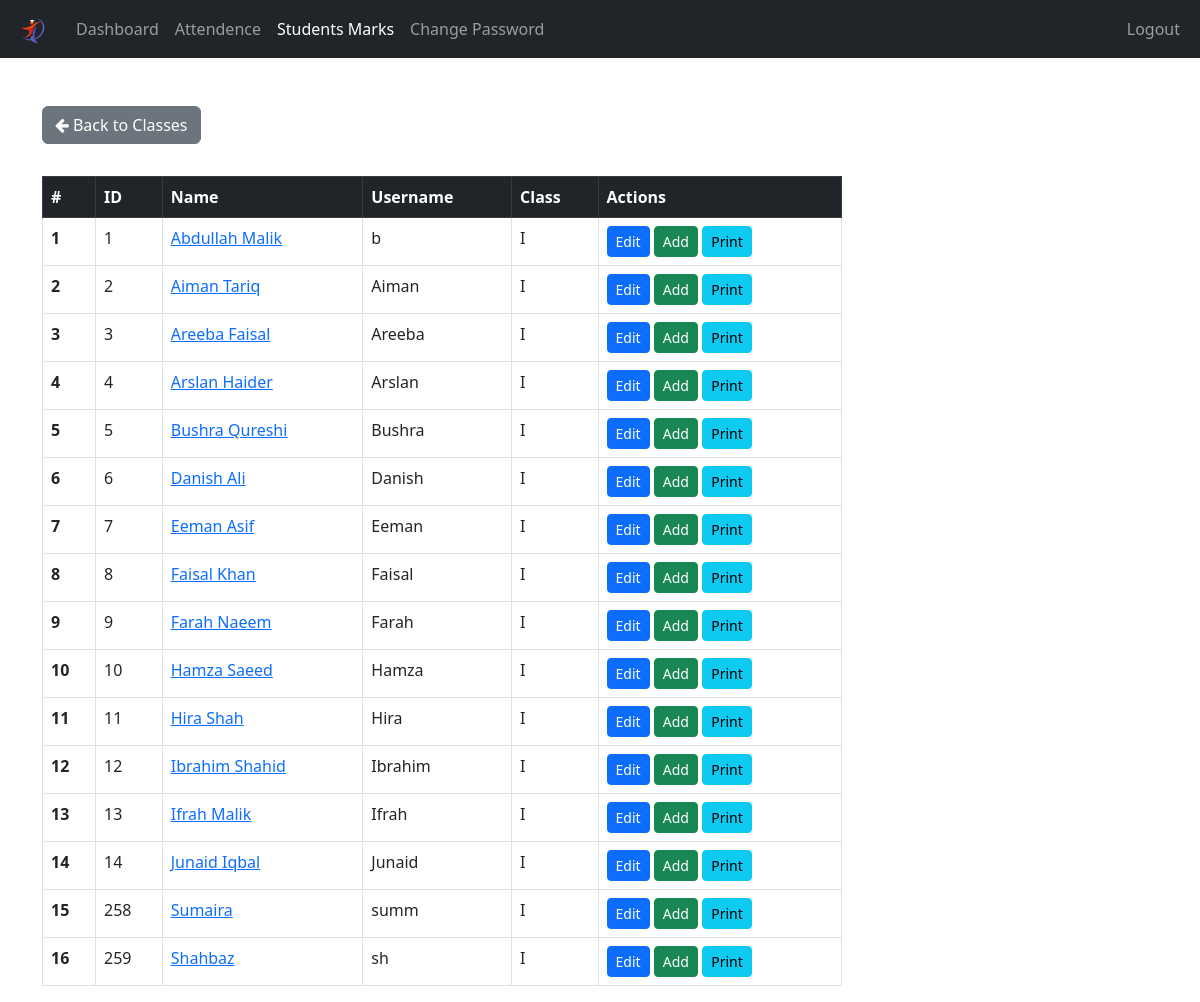
The app's page /Teacher/students_of_class.php?idClass=1 (signed in) with its own data.
### tables this page shows
CREATE TABLE `student` (
  `idStudent` int(11) NOT NULL AUTO_INCREMENT,
  `UserID` int(11) NOT NULL,
  `ParentId` int(11) NOT NULL,
  `name` varchar(45) NOT NULL,
  `Gender` varchar(45) NOT NULL,
  `DOB` date NOT NULL,
  `Address` varchar(250) NOT NULL,
  PRIMARY KEY (`idStudent`),
  KEY `fk_Student_USER1_idx` (`UserID`),
  KEY `fk_Student_Parent1_idx` (`ParentId`),
  CONSTRAINT `fk_Student_Parent1` FOREIGN KEY (`ParentId`) REFERENCES `parent` (`idParent`) ON DELETE CASCADE ON UPDATE CASCADE,
  CONSTRAINT `fk_Student_USER1` FOREIGN KEY (`UserID`) REFERENCES `user` (`UserID`) ON DELETE CASCADE ON UPDATE CASCADE
);

CREATE TABLE `user` (
  `UserID` int(11) NOT NULL AUTO_INCREMENT,
  `username` varchar(45) NOT NULL,
  `password` varchar(45) DEFAULT NULL,
  `Role` enum('Teacher','Admin','Student') NOT NULL,
  PRIMARY KEY (`UserID`)
);

CREATE TABLE `class` (
  `idClass` int(11) NOT NULL AUTO_INCREMENT,
  `name` varchar(10) NOT NULL,
  `Section` varchar(10) DEFAULT NULL,
  PRIMARY KEY (`idClass`)
);

### Teacher/data/student.php (called while the page is built, shortened)
<?php
function getStudentsByClass1($class_id, $conn)
{
  $sql = "
  SELECT DISTINCT *
  FROM student s
  INNER JOIN registration r ON s.idStudent = r.StdId
  INNER JOIN user u ON s.userID = u.UserID
  WHERE r.ClassId = ?
  GROUP BY s.idStudent";
  $stmt = $conn->prepare($sql);
  $stmt->execute([$class_id]);
  if ($stmt->rowCount() >= 1) {
    $students = $stmt->fetchAll(PDO::FETCH_ASSOC);
    return $students;
  } else {
    return 0;
  }
}

### Teacher/data/class.php (called while the page is built, shortened)
<?php
function getClassById($class_id, $conn){
   $sql = "SELECT * FROM class
           WHERE idClass=?";
   $stmt = $conn->prepare($sql);
   $stmt->execute([$class_id]);
   if ($stmt->rowCount() == 1) {
     $class = $stmt->fetch();
     return $class;
   }else {
    return 0;
   }
}

### Teacher/students_of_class.php (the view, shortened to what this page needs)
<?php
if (isset($_SESSION['idTeacher']) && isset($_SESSION['role']) && $_SESSION['role'] == 'Teacher') {
    include "../DB_connection.php";
    include "data/student.php";
    include "data/class.php";
    $idClass = $_GET['idClass'];
    $students = getStudentsByClass1($idClass, $conn);
    $class = getClassById($idClass, $conn);
?>
<!DOCTYPE html>
<html lang="en">
<head>
    <link rel="stylesheet" href="https://cdn.jsdelivr.net/npm/bootstrap@5.2.0/dist/css/bootstrap.min.css">
    <link rel="stylesheet" href="../css/style.css">
    <link rel="stylesheet" href="https://cdnjs.cloudflare.com/ajax/libs/font-awesome/4.7.0/css/font-awesome.min.css">
</head>
<body>
    <?php include "inc/navbar.php"; ?>
    <div class="container mt-5">
        <a href="students.php" class="btn btn-secondary mb-3"><i class="fa fa-arrow-left"></i> Back to Classes</a>
        <?php if ($students != 0) { ?>
        <div class="table-responsive">
            <table class="table table-bordered mt-3 n-table">
                <thead class="table-dark">
                    <tr>
                        <th scope="col">#</th>
                        <th scope="col">ID</th>
                        <th scope="col">Name</th>
                        <th scope="col">Username</th>
                        <th scope="col">Class</th>
                        <th scope="col">Actions</th>
                    </tr>
                </thead>
                <tbody>
                    <?php
                    $i = 1;
                    foreach ($students as $student) { ?>
                    <tr>
                        <th scope="row"><?= $i++ ?></th>
                        <td><?= $student['idStudent'] ?></td>
                        <td>
                            <a href="student-grade.php?idStudent=<?= $student['idStudent'] ?>">
                                <?= $student['name'] ?>
                            </a>
                        </td>
                        <td><?= $student['username'] ?></td>
                        <td><?= $class['name'] ?></td>
                        <td>
                            <a href="student-grade-edit.php?idStudent=<?= $student['idStudent'] ?>" class="btn btn-primary btn-sm">Edit</a>
                            <a href="student-grade.php?idStudent=<?= $student['idStudent'] ?>" class="btn btn-success btn-sm">Add</a>
                            <a href="student_result.php?idStudent=<?= $student['idStudent'] ?>" class="btn btn-info btn-sm">Print</a>
                        </td>
                    </tr>
                    <?php } ?>
                </tbody>
            </table>
        </div>
        <?php } else { ?>
        <div class="alert alert-info mt-5" role="alert">
            No students found in this class!
        </div>
        <?php } ?>
    </div>
</body>
</html>
<?php
} else {
    header("Location: ../login.php");
    exit;
}
?>

### css/style.css (style rules this page uses)
.n-table { max-width: 800px; }

### records on screen
student: idStudent "1", name "Abdullah Malik", UserID.username "b"
class: name "I"
student: idStudent "2", name "Aiman Tariq", UserID.username "Aiman"
student: idStudent "3", name "Areeba Faisal", UserID.username "Areeba"
student: idStudent "4", name "Arslan Haider", UserID.username "Arslan"
student: idStudent "5", name "Bushra Qureshi", UserID.username "Bushra"
student: idStudent "6", name "Danish Ali", UserID.username "Danish"
student: idStudent "7", name "Eeman Asif", UserID.username "Eeman"
student: idStudent "8", name "Faisal Khan", UserID.username "Faisal"
student: idStudent "9", name "Farah Naeem", UserID.username "Farah"
student: idStudent "10", name "Hamza Saeed", UserID.username "Hamza"
student: idStudent "11", name "Hira Shah", UserID.username "Hira"
student: idStudent "12", name "Ibrahim Shahid", UserID.username "Ibrahim"
student: idStudent "13", name "Ifrah Malik", UserID.username "Ifrah"
student: idStudent "14", name "Junaid Iqbal", UserID.username "Junaid"
student: idStudent "258", name "Sumaira", UserID.username "summ"
student: idStudent "259", name "Shahbaz", UserID.username "sh"
